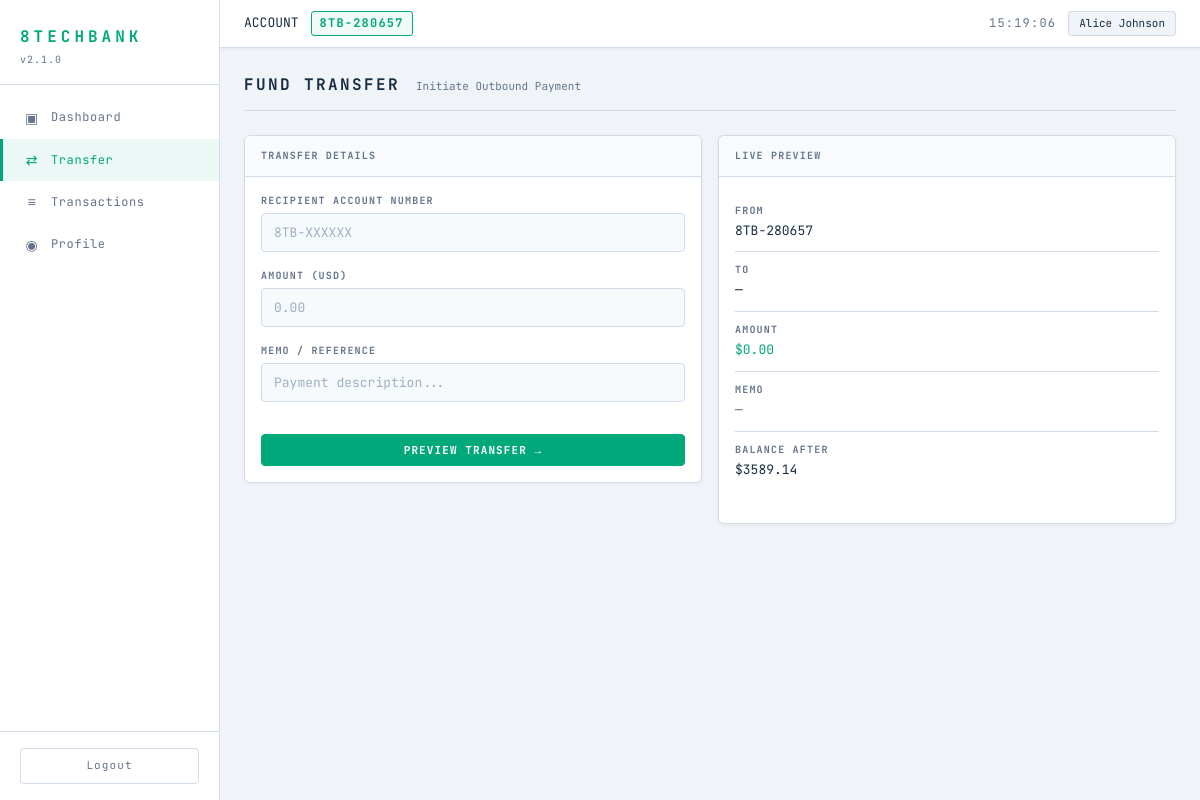
/transfer (signed in), run on an earlier commit of the app's database.
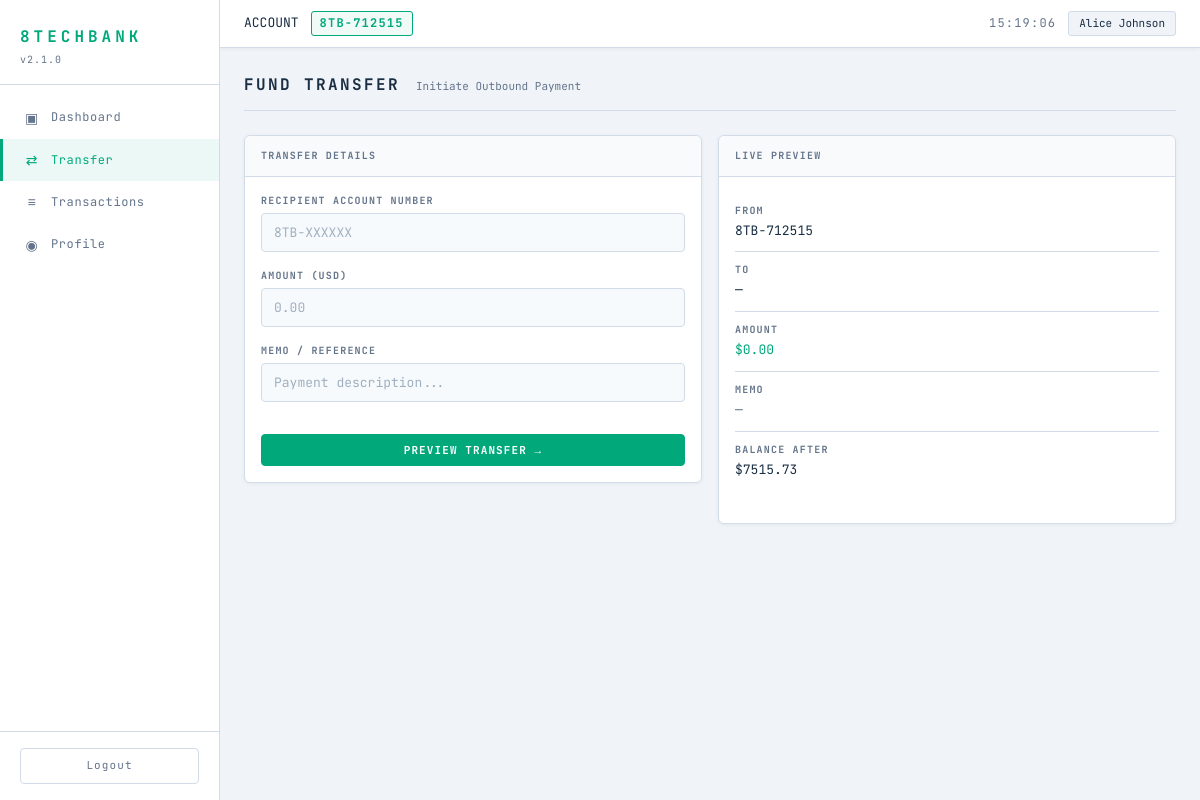
And on a later commit of the database.
### tables this page shows
CREATE TABLE users (
    id INTEGER PRIMARY KEY AUTOINCREMENT,
    username TEXT NOT NULL UNIQUE,
    email TEXT NOT NULL UNIQUE,
    password TEXT NOT NULL,
    display_name TEXT NOT NULL,
    account_number TEXT NOT NULL UNIQUE,
    balance REAL NOT NULL DEFAULT 1000.00,
    role TEXT NOT NULL DEFAULT 'user',
    created_at TIMESTAMP DEFAULT CURRENT_TIMESTAMP
);

### routes/transfer.py (the view, shortened to what this page needs)
@transfer_bp.route('/transfer', methods=['GET', 'POST'])
def transfer():
    if 'user_id' not in session:
        return redirect(url_for('auth.login'))
    error = None
    success = None
    confirm = False
    form_data = {}
    user_id = session['user_id']
    user = raw_query("SELECT * FROM users WHERE id=" + str(user_id), fetchone=True)
    return render_template('transfer.html', user=user, error=error, success=success,
                           confirm=confirm, form_data=form_data)

### database.py (called while the page is built)
def get_db():
    conn = sqlite3.connect(DATABASE_PATH)
    conn.row_factory = sqlite3.Row
    return conn

def raw_query(sql, fetchone=False):
    conn = get_db()
    try:
        if isinstance(sql, (list, tuple)) and len(sql) == 2:
            sql_text, params = sql
            cur = conn.execute(sql_text, params)
        else:
            cur = conn.execute(sql)
        conn.commit()
        if fetchone:
            return cur.fetchone()
        return cur.fetchall()
    finally:
        conn.close()

### templates/transfer.html (shortened to what the changed rows need)
{% extends "base.html" %}
{% block content %}
<div class="page-header">
    <h2 class="page-title">FUND TRANSFER</h2>
</div>
{% if confirm and recipient %}
<div class="card confirm-card">
    <div class="card-header">
        <span class="micro-label">CONFIRM TRANSFER</span>
    </div>
    <div class="confirm-details">
        <div class="confirm-row">
            <span class="micro-label">FROM</span>
            <span class="mono">{{ user.account_number }} — {{ user.display_name }}</span>
        </div>
        <div class="confirm-row">
            <span class="micro-label">TO</span>
            <span class="mono">{{ recipient.account_number }} — {{ recipient.display_name }}</span>
        </div>
        <div class="confirm-row">
            <span class="micro-label">AMOUNT</span>
            <span class="accent mono">${{ "%.2f"|format(form_data.amount|float) }}</span>
        </div>
        <div class="confirm-row">
            <span class="micro-label">MEMO</span>
            <span>{{ form_data.memo or '—' }}</span>
        </div>
    </div>
    <form method="POST" action="{{ url_for('transfer.transfer') }}">
        <input type="hidden" name="recipient_account" value="{{ form_data.recipient_account }}">
        <input type="hidden" name="amount" value="{{ form_data.amount }}">
        <input type="hidden" name="memo" value="{{ form_data.memo }}">
        <input type="hidden" name="sender_id" value="{{ user.id }}">
        <input type="hidden" name="action" value="confirm">
        <div class="btn-row">
            <a href="{{ url_for('transfer.transfer') }}" class="btn btn-ghost">CANCEL</a>
            <button type="submit" class="btn btn-danger">CONFIRM TRANSFER</button>
        </div>
    </form>
</div>
{% else %}
<div class="transfer-layout">
    <div class="transfer-form-col">
        <div class="card">
            <div class="card-header">
                <span class="micro-label">TRANSFER DETAILS</span>
            </div>
            <form method="POST" action="{{ url_for('transfer.transfer') }}" id="transferForm">
                <div class="form-group">
                    <label class="micro-label">RECIPIENT ACCOUNT NUMBER</label>
                    <input type="text" name="recipient_account" class="form-input" placeholder="8TB-XXXXXX"
                           value="{{ form_data.recipient_account or '' }}" id="recipientInput" autocomplete="off">
                </div>
                <div class="form-group">
                    <label class="micro-label">AMOUNT (USD)</label>
                    <input type="number" name="amount" class="form-input" placeholder="0.00"
                           step="0.01" min="0.01" value="{{ form_data.amount or '' }}" id="amountInput">
                </div>
                <div class="form-group">
                    <label class="micro-label">MEMO / REFERENCE</label>
                    <input type="text" name="memo" class="form-input" placeholder="Payment description..."
                           value="{{ form_data.memo or '' }}" id="memoInput">
                </div>
                <button type="submit" class="btn btn-primary btn-full">PREVIEW TRANSFER →</button>
            </form>
        </div>
    </div>
    <div class="transfer-preview-col">
        <div class="card preview-card">
            <div class="card-header">
                <span class="micro-label">LIVE PREVIEW</span>
            </div>
            <div class="preview-body">
                <div class="preview-row">
                    <span class="micro-label">FROM</span>
                    <span class="mono">{{ user.account_number }}</span>
                </div>
                <div class="preview-row">
                    <span class="micro-label">TO</span>
                    <span class="mono" id="previewRecipient">—</span>
                </div>
                <div class="preview-row">
                    <span class="micro-label">AMOUNT</span>
                    <span class="accent mono" id="previewAmount">$0.00</span>
                </div>
                <div class="preview-row">
                    <span class="micro-label">MEMO</span>
                    <span id="previewMemo" class="muted">—</span>
                </div>
                <div class="preview-row">
                    <span class="micro-label">BALANCE AFTER</span>
                    <span class="mono" id="previewBalance">${{ "%.2f"|format(user.balance) }}</span>
                </div>
            </div>
        </div>
    </div>
</div>
{% endif %}
{% endblock %}

### templates/base.html (shortened to what this page needs)
<!DOCTYPE html>
<html lang="en">
<head>
    <link rel="stylesheet" href="{{ url_for('static', filename='style.css') }}">
</head>
<body>
    <div class="layout">
        <aside class="sidebar">
            <div class="sidebar-header">
                <h1 class="logo">8TECHBANK</h1>
                <div class="version">v2.1.0</div>
            </div>
            <nav class="sidebar-nav">
                <a href="{{ url_for('dashboard.dashboard') }}" class="nav-item {% if request.endpoint == 'dashboard.dashboard' %}active{% endif %}">
                    <span class="nav-icon">▣</span>
                    <span>Dashboard</span>
                </a>
                <a href="{{ url_for('transfer.transfer') }}" class="nav-item {% if request.endpoint == 'transfer.transfer' %}active{% endif %}">
                    <span class="nav-icon">⇄</span>
                    <span>Transfer</span>
                </a>
                <a href="{{ url_for('transactions.transactions') }}" class="nav-item {% if request.endpoint == 'transactions.transactions' %}active{% endif %}">
                    <span class="nav-icon">≡</span>
                    <span>Transactions</span>
                </a>
                <a href="{{ url_for('profile.profile') }}" class="nav-item {% if request.endpoint == 'profile.profile' %}active{% endif %}">
                    <span class="nav-icon">◉</span>
                    <span>Profile</span>
                </a>
            </nav>
            <div class="sidebar-footer">
                <a href="{{ url_for('auth.logout') }}" class="logout-btn">Logout</a>
            </div>
        </aside>
        <main class="main-content">
            <header class="topbar">
                <div class="topbar-left">
                    <span class="label">ACCOUNT</span>
                    <span class="account-badge">{{ session.account_number }}</span>
                </div>
                <div class="topbar-right">
                    <div class="clock" id="liveClock">--:--:--</div>
                    <div class="user-pill">{{ session.display_name }}</div>
                </div>
            </header>
            <div class="content">
                {% block content %}{% endblock %}
            </div>
        </main>
    </div>
</body>
</html>

What changed in the data, as far as the page shows it:
changed users "Alice Johnson": account_number "8TB-280657" → "8TB-712515"; balance "3589.14" → "7515.73"
